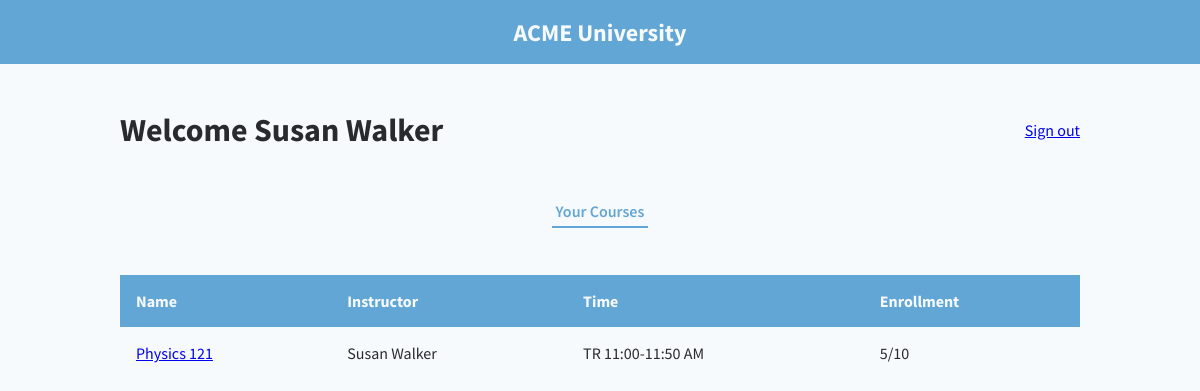
Screenshot of /instructor/Susan Walker (signed in) with the database file from the repository.
### db.py (models this page shows)
class Teacher(db.Model, UserMixin):
	id = db.Column(db.Integer, primary_key=True)
	name = db.Column(db.String, nullable=False)
	user = db.relationship('User', backref='teacher', uselist=False)

class Course(db.Model, UserMixin):
	id = db.Column(db.Integer, primary_key=True)
	course_name = db.Column(db.String, unique=True, nullable=False)
	teacher_id = db.Column(db.Integer, db.ForeignKey('teacher.id'), nullable=False)
	number_enrolled = db.Column(db.Integer, nullable=False)
	capacity = db.Column(db.Integer, nullable=False)
	time = db.Column(db.String, nullable=False)
	teacher = db.relationship('Teacher', backref=db.backref('teachers', lazy=True))
	students = db.relationship('Enrollment', back_populates='course')

### app.py (the view)
@app.route("/instructor/<name>")
@login_required
def instructor(name):
    instructor_name = name
    tea_data = []
    teaQ = Teacher.query.filter_by(name=instructor_name).first()
    teaQC = Course.query.filter_by(teacher_id = teaQ.id).all()
    for i in range(len(teaQC)):
        temp = {
            'name':teaQC[i].course_name,
            'instructor':instructor_name,
            'time':teaQC[i].time,
            'enrollment':(str(teaQC[i].number_enrolled) + "/" + str(teaQC[i].capacity))
        }
        tea_data.append(temp)
    return render_template("instructor.html", instructor_name = instructor_name, data = tea_data)

### app.py (called while the page is built)
@login.user_loader
def load_user(user_id):
    return User.query.get(user_id)

### templates/instructor.html (shortened to what this page needs)
{% extends "person.html" %}
{% block styles %}
    {{ super() }}
    <link rel="stylesheet" href="{{ url_for('static', filename = 'instructor.css') }}">
{% endblock %}
{% block person_name %}{{ instructor_name }}{% endblock %}
{% block inner_nav_links %}
    <button class="inner-nav-link active-tab">Your Courses</button>
{% endblock %}
{% block data_table_headings %}
    <th>Name</th>
    <th>Instructor</th>
    <th>Time</th>
    <th>Enrollment</th>
{% endblock %}
{% block data_table_body %}
    {% for class in data %}
        <tr>
            <td>
                <a href="{{ url_for('specific_course', name = class.instructor, course = class.name) }}">
                    {{ class.name }}
                </a>
            </td>
            <td>{{ class.instructor }}</td>
            <td>{{ class.time }}</td>
            <td>{{ class.enrollment }}</td>
        </tr>
    {% endfor %}
{% endblock %}

### static/base.css (style rules this page uses)
:root { --bg-color: #F7FAFC; --accent-color: #61A6D4; --primary-text-color: #292A2C; --secondary-text-color: #61A6D4; --tertiary-text-color: #84878B; --quaternary-text-color: #F7FAFC; }
body { margin: 0; padding: 0; width: 100vw; height: 100vh; font-family: 'Source Sans Pro', Arial, Helvetica, sans-serif; background-color: var(--bg-color); color: var(--primary-text-color); position: relative; overflow-x: hidden; }

### static/person.css (style rules this page uses)
.inner-nav-link { padding: .35rem .25rem; text-decoration: none; border: none; background-color: transparent; font-family: 'Source Sans Pro', Arial, Helvetica, sans-serif; font-size: 1rem; color: var(--primary-text-color); }
.active-tab { font-weight: 600; color: var(--secondary-text-color); border-bottom: 2px solid var(--accent-color); }
.data-table-row th { text-align: left; padding: 1rem 1rem; }
.data-table-body td { color: var(--primary-text-color); padding: 1rem 1rem; }

### rows the page displays
Teacher: name "Susan Walker"
Course: name "Physics 121", instructor "Susan Walker", time "TR 11:00-11:50 AM", enrollment "5/10"
